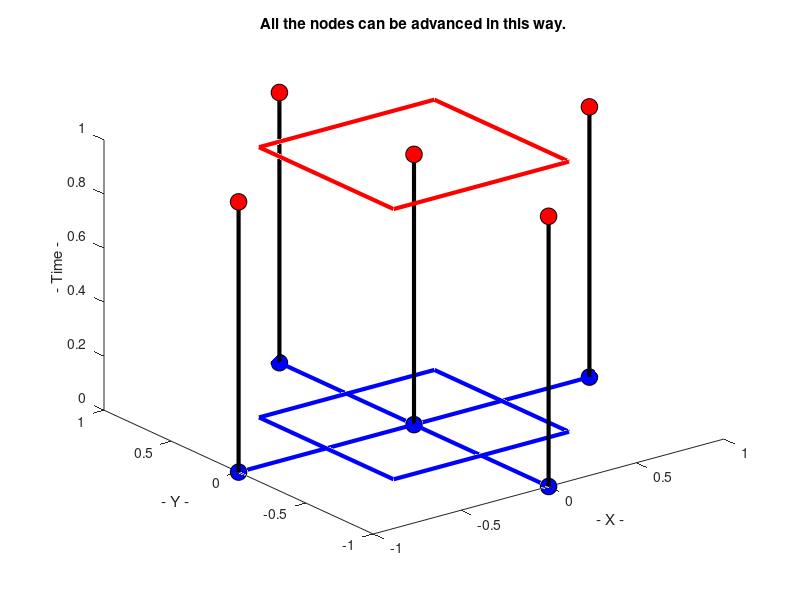

The MATLAB script that drew this image:
function first_order_display ( )

%*****************************************************************************80
%
%% FIRST_ORDER_DISPLAY plots a first order method sequentially.
%
%  Discussion:
%
%    A sequence of ball and stick images is shown, one at a time.
%
%    Hitting return causes the next item to be drawn.
%
%  Licensing:
%
%    This code is distributed under the GNU LGPL license.
%
%  Modified:
%
%    28 February 2003
%
%  Author:
%
%    John Burkardt
%

  for frame = 0 : 7
%
%  Clear the plotting frame.
%
    clf
%
%  Make all the subsequent plotting "cumulative".
%
    hold on
%
%  Nodes on the blue level.
%
    if ( 1 <= frame )
      plot3 (  0.0,  0.0, 0.0, 'o', 'MarkerFaceColor', 'b', 'MarkerEdgeColor', 'k', 'MarkerSize', 12 )
    end

    if ( 2 <= frame )
      plot3 (  [ -0.5,  0.5 ],  [ -0.5, -0.5 ],  [ 0.0, 0.0 ], 'b', 'LineWidth', 3 )
      plot3 (  [  0.5,  0.5 ],  [ -0.5,  0.5 ],  [ 0.0, 0.0 ], 'b', 'LineWidth', 3 )
      plot3 (  [  0.5, -0.5 ],  [  0.5,  0.5 ],  [ 0.0, 0.0 ], 'b', 'LineWidth', 3 )
      plot3 (  [ -0.5, -0.5 ],  [  0.5, -0.5 ],  [ 0.0, 0.0 ], 'b', 'LineWidth', 3 )
    end

    if ( 3 <= frame )
      plot3 ( -1.0,  0.0, 0.0, 'o', 'MarkerFaceColor', 'b', 'MarkerEdgeColor', 'k', 'MarkerSize', 12 )
      plot3 (  1.0,  0.0, 0.0, 'o', 'MarkerFaceColor', 'b', 'MarkerEdgeColor', 'k', 'MarkerSize', 12 )
      plot3 (  0.0, -1.0, 0.0, 'o', 'MarkerFaceColor', 'b', 'MarkerEdgeColor', 'k', 'MarkerSize', 12 )
      plot3 (  0.0,  1.0, 0.0, 'o', 'MarkerFaceColor', 'b', 'MarkerEdgeColor', 'k', 'MarkerSize', 12 )
    end

    if ( 4 <= frame )
      plot3 (  [  1.0,  0.0 ],  [  0.0,  0.0 ],  [ 0.0, 0.0 ], 'b', 'LineWidth', 3 )
      plot3 (  [ -1.0,  0.0 ],  [  0.0,  0.0 ],  [ 0.0, 0.0 ], 'b', 'LineWidth', 3 )
      plot3 (  [  0.0,  0.0 ],  [  1.0,  0.0 ],  [ 0.0, 0.0 ], 'b', 'LineWidth', 3 )
      plot3 (  [  0.0,  0.0 ],  [ -1.0,  0.0 ],  [ 0.0, 0.0 ], 'b', 'LineWidth', 3 )
    end

    if ( 5 <= frame )
      plot3 (  [  0.0,  0.0 ],  [  0.0,  0.0 ],  [ 0.0, 1.0 ], 'k', 'LineWidth', 3 )
      plot3 (  0.0,  0.0, 1.0, 'o', 'MarkerFaceColor', 'r', 'MarkerEdgeColor', 'k', 'MarkerSize', 12 )
    end

    if ( 6 <= frame )
      plot3 (  [ -0.5,  0.5 ],  [ -0.5, -0.5 ],  [ 1.0, 1.0 ], 'r', 'LineWidth', 3 )
      plot3 (  [  0.5,  0.5 ],  [ -0.5,  0.5 ],  [ 1.0, 1.0 ], 'r', 'LineWidth', 3 )
      plot3 (  [  0.5, -0.5 ],  [  0.5,  0.5 ],  [ 1.0, 1.0 ], 'r', 'LineWidth', 3 )
      plot3 (  [ -0.5, -0.5 ],  [  0.5, -0.5 ],  [ 1.0, 1.0 ], 'r', 'LineWidth', 3 )
    end

    if ( 7 <= frame )
      plot3 (  [ -1.0, -1.0 ],  [  0.0,  0.0 ],  [ 0.0, 1.0 ], 'k', 'LineWidth', 3 )
      plot3 (  [ +1.0, +1.0 ],  [  0.0,  0.0 ],  [ 0.0, 1.0 ], 'k', 'LineWidth', 3 )
      plot3 (  [  0.0,  0.0 ],  [ -1.0, -1.0 ],  [ 0.0, 1.0 ], 'k', 'LineWidth', 3 )
      plot3 (  [  0.0,  0.0 ],  [ +1.0, +1.0 ],  [ 0.0, 1.0 ], 'k', 'LineWidth', 3 )
      plot3 ( -1.0,  0.0, 1.0, 'o', 'MarkerFaceColor', 'r', 'MarkerEdgeColor', 'k', 'MarkerSize', 12 )
      plot3 ( +1.0,  0.0, 1.0, 'o', 'MarkerFaceColor', 'r', 'MarkerEdgeColor', 'k', 'MarkerSize', 12 )
      plot3 (  0.0, -1.0, 1.0, 'o', 'MarkerFaceColor', 'r', 'MarkerEdgeColor', 'k', 'MarkerSize', 12 )
      plot3 (  0.0, +1.0, 1.0, 'o', 'MarkerFaceColor', 'r', 'MarkerEdgeColor', 'k', 'MarkerSize', 12 )
    end
%
%  Labels.
%
    if ( frame == 0 )
      title ( 'First order in time stencil' )
    elseif ( frame == 1 )
      title ( 'A node where we have the solution.' )
    elseif ( frame == 2 )
      title ( 'The region associated with the node.' )
    elseif ( frame == 3 )
      title ( 'The node and its four neighbors.' )
    elseif ( frame == 4 )
      title ( 'Fluxes are differences across the neighbors.' )
    elseif ( frame == 5 )
      title ( 'A full time step is now taken.' )
    elseif ( frame == 6 )
      title ( 'We have an estimate for the solution in this region.' )
    elseif ( frame == 7 )
      title ( 'All the nodes can be advanced in this way.' )
    end

    xlabel ( '- X -' )
    ylabel ( '- Y -' )
    zlabel ( '- Time -' )

    axis ( [ -1, +1, -1, +1, 0, 1] )
    view ( 3 )
%
%  "Release" the plotting screen.
%
    hold off

    pause

  end

  return
end
